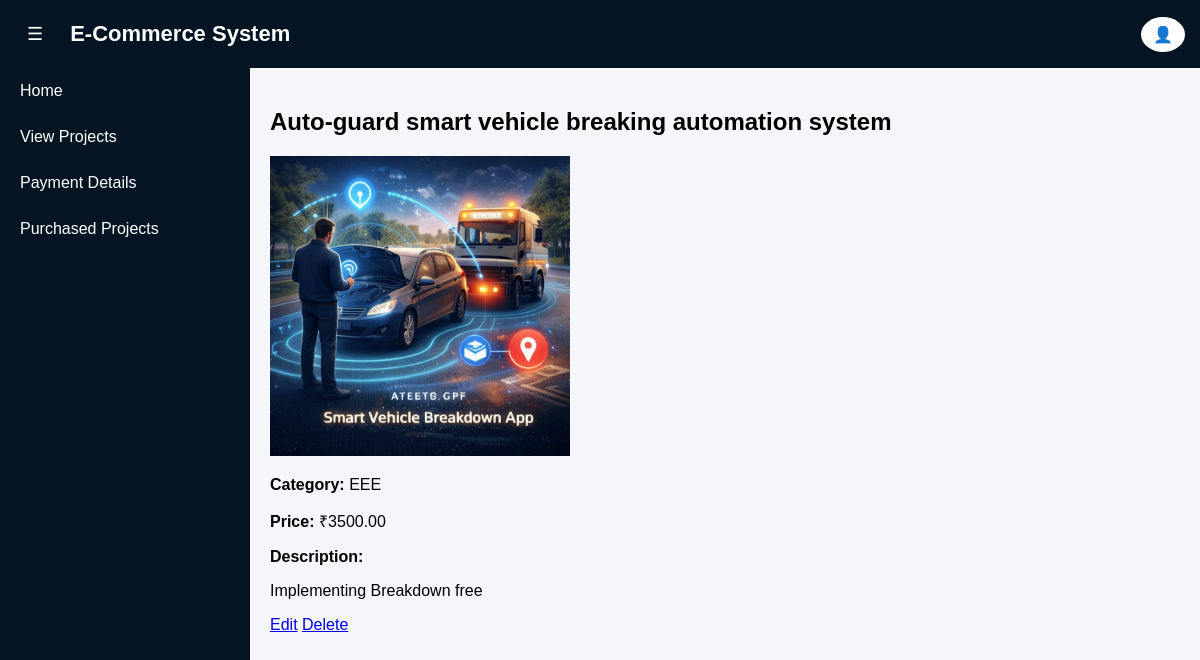
The app's page /admin-project/20/ (signed in) with its own data.
### ecom_app/models.py (models this page shows, shortened)
class Project(models.Model):
    CATEGORY_CHOICES = (
        ('AI', 'Artificial Intelligence'),
        ('ML', 'Machine Learning'),
        ('DL', 'Deep Learning'),
        ('WEB', 'Web Development'),
        ('IOT', 'Internet of Things'),
        ('DATA', 'Data Science'),
    )
    title = models.CharField(max_length=255)
    description = models.TextField()
    category = models.CharField(max_length=50, choices=CATEGORY_CHOICES)
    price = models.DecimalField(max_digits=10, decimal_places=2)
    google_drive_link = models.URLField()
    project_image = models.ImageField(upload_to='project_images/')
    created_at = models.DateTimeField(auto_now_add=True)

### ecom_app/views.py (the view)
# urls.py: path('admin-project/<int:pk>/', views.admin_project_detail, name='admin_project_detail'),
@login_required
def admin_project_detail(request, pk):
    project = get_object_or_404(Project, id=pk)
    context = {
        'project': project
    }
    return render(request, 'store/admin_project_detail.html', context)

### ecom_app/templates/store/admin_project_detail.html
{% extends 'store/admin_base.html' %}
{% block content %}
<h2>{{ project.title }}</h2>
{% if project.project_image %}
<img src="{{ project.project_image.url }}" width="300">
{% endif %}
<p><b>Category:</b> {{ project.category }}</p>
<p><b>Price:</b> ₹{{ project.price }}</p>
<p><b>Description:</b></p>
<p>{{ project.description }}</p>
<a href="{% url 'admin_edit_project' project.id %}" class="edit-btn">
    Edit</a>
    <a href="{% url 'admin_delete_project' project.id %}" class="delete-btn">
                    Delete
                </a>
{% endblock %}

### ecom_app/templates/store/admin_base.html (style rules this page uses)
body { margin: 0; font-family: Arial, Helvetica, sans-serif; background: #f4f6f9; }

### records on screen
Project: title "Auto-guard smart vehicle breaking automation system", project_image (picture), category "EEE", price "3500.00", description "Implementing Breakdown free"
